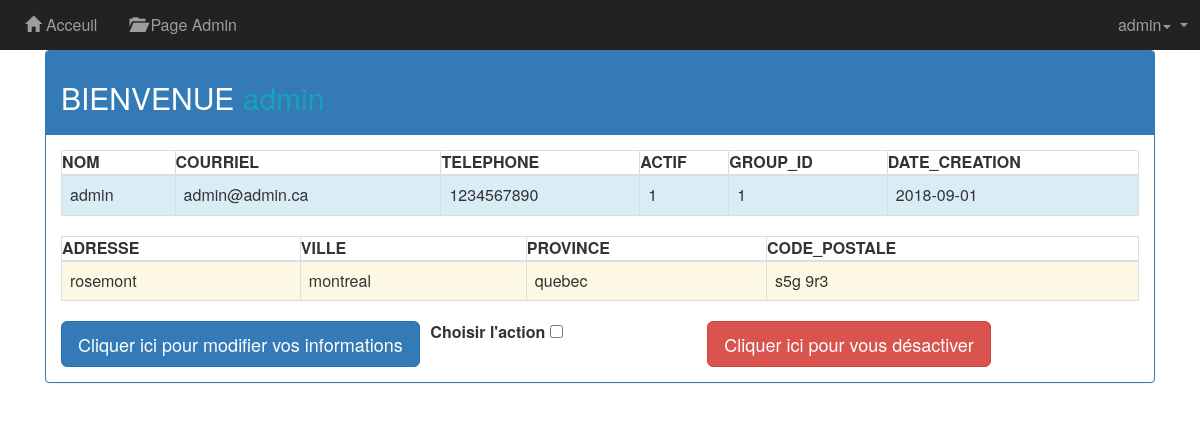
/vues/GestionBenevole.php (signed in), run on the app's committed database.
### tables this page shows
CREATE TABLE `membre` (
  `ID` int(11) NOT NULL,
  `NOM` varchar(255) NOT NULL,
  `COURRIEL` varchar(255) NOT NULL,
  `ADRESSE` varchar(255) NOT NULL,
  `VILLE` varchar(255) NOT NULL,
  `CODE_POSTALE` varchar(255) NOT NULL,
  `PROVINCE` varchar(255) NOT NULL,
  `TELEPHONE` varchar(255) NOT NULL,
  `MOT_DE_PASSE` varchar(255) DEFAULT NULL,
  `ACTIF` tinyint(1) DEFAULT '1',
  `GROUP_ID` int(8) DEFAULT NULL,
  `DATE_CREATION` date DEFAULT NULL,
  `NUM_JETON` tinyint(2) DEFAULT '0'
);

### modeles/config/MembreDAO.class.php (called while the page is built, shortened)
<?php
require_once("../modeles/classes/3-Membre.class.php");
class MembreDAO
{
	public static function findMembreByEmail($courriel)
	{
		$db = Database::getInstance();
		$pstmt = $db->prepare("SELECT * FROM membre WHERE COURRIEL = :x");
		$pstmt->execute(array(':x' => $courriel));
		$result = $pstmt->fetch(PDO::FETCH_OBJ);
		if ($result)
		{
			$c = new Membre();
			$c->loadFromObject($result);
			return $c;
		}
		return null;
	}
}
?>

### modeles/classes/3-Membre.class.php (called while the page is built, shortened)
<?php
class Membre
{
	private       $nom;
	private       $courriel;
	private       $adresse;
	private       $tel;
	private       $grId;
	private       $etat;
	private       $dateCreation;
		public function getNom()           { return $this->nom; }
		public function getAdresse()       { return $this->adresse; }
		public function getCourriel()      { return $this->courriel; }
		public function getTel()           { return $this->tel; }
		public function getGroupId()       { return $this->grId; }
		public function getEtat()          { return $this->etat; }
		public function getDt()            { return $this->dateCreation; }
		public function getVille()          { return $this->ville; }
		public function getCodePostal()    { return $this->codePostal; }
		public function getProvince()      { return $this->province; }
		public function loadFromObject($x)
		{
			$this->nom          = $x->NOM;
			$this->courriel     = $x->COURRIEL;
			$this->adresse      = $x->ADRESSE;
			$this->tel          = $x->TELEPHONE;
			$this->grId         = $x->GROUP_ID;
			$this->etat         = $x->ACTIF;
			$this->dateCreation = $x->DATE_CREATION;
			$this->ville         = $x->VILLE;
			$this->codePostal = $x->CODE_POSTALE;
			$this->province    = $x->PROVINCE;
		}
}
?>

### vues/GestionBenevole.php (the view, shortened to what this page needs)
<link rel="stylesheet" href="https://stackpath.bootstrapcdn.com/bootstrap/4.1.3/css/bootstrap.min.css">
<?php
require_once('../modeles/config/MembreDAO.class.php');
 include('header.php');
 include('navBar.php');
$membreDao = new MembreDAO();
$benevole = $_SESSION['userCourriel'];
$tab_Benevoles = $membreDao->findMembreByEmail($benevole);
 ?>
    <div class="container" ng-app>
        <div class="panel panel-primary">
            <div class="panel-heading">
            <marquee behavior="" direction="left"> <h2> BIENVENUE <span class="text-info"><?php echo $tab_Benevoles->getNom(); ?></span></h2></marquee>
            </div>
            <div class="panel-body">
                <table class="table table-striped table-bordered">
                    <thead>
                        <th>NOM</th>
                        <th>COURRIEL</th>
                        <th>TELEPHONE </th>
                        <th>ACTIF</th>
                        <th>GROUP_ID</th>
                        <th>DATE_CREATION</th>
                    </thead>
                    <tbody>
                        <tr class="info">
                            <td><?php echo $tab_Benevoles->getNom() ?></td>
                            <td><?php echo $tab_Benevoles->getCourriel() ;?></td>
                            <td><?php echo $tab_Benevoles->getTel();?></td>
                            <td><?php echo $tab_Benevoles->getEtat()  ;?></td>
                            <td><?php echo $tab_Benevoles->getGroupId();?></td>
                            <td><?php echo $tab_Benevoles->getDt() ;?></td>
                        </tr>
                        <tr>
                            <table class="table table-striped table-bordered">
                                <thead>
                                    <th>ADRESSE</th>
                                    <th>VILLE</th>
                                    <th>PROVINCE</th>
                                    <th>CODE_POSTALE</th>
                                </thead>
                                <tbody>
                                    <tr class="warning">
                                        <td><?php echo $tab_Benevoles->getAdresse();?></td>
                                        <td><?php echo $tab_Benevoles->getVille(); ?></td>
                                        <td><?php echo $tab_Benevoles->getProvince();?></td>
                                        <td><?php echo $tab_Benevoles->getCodePostal();?></td>
                                    </tr>
                                </tbody>
                            </table>
                            <div class="row">
                                <div class="col-sm-4 col-offset-4">
                                <button type="button" ng-show="showHide1" class="btn btn-primary btn-lg" data-toggle="modal" data-target="#modalModification"> Cliquer ici pour modifier vos informations </button>
                                </div>
                                <div class="col-sm-3">
                                <label for="action">Choisir l'action</label>
                                <input type="checkbox" name="" ng-Model="showHide1">
                                </div>
                                <div class="col-sm-4 col-offset-4">
                                <button type="button" ng-show="showHide1" class="btn btn-danger btn-lg" data-toggle="modal" data-target="#myModal"> Cliquer ici pour vous désactiver </button>
                                </div>
                            </div>
                        </tr>
                    </tbody>
                </table>
            </div>
        </div>
    </div>
 <?php include('footer.php') ?>

### styles-CSS/NavBarCSS.css (style rules this page uses)
body { font-size: 16px; }

### styles-CSS/Page-damin.CSS.css (style rules this page uses)
.latest .table>tbody>tr>td, .table>tbody>tr>th, .table>tfoot>tr>td, .table>tfoot>tr>th, .table>thead>tr>td, .table>thead>tr>th { padding: 0px; }

### data on the page
membre: NOM "admin", COURRIEL "admin@admin.ca", TELEPHONE "1234567890", ACTIF "1", GROUP_ID "1", DATE_CREATION "2018-09-01", ADRESSE "rosemont", VILLE "montreal", PROVINCE "quebec", CODE_POSTALE "s5g 9r3"

### other printed values
$_SESSION['userName'] "admin"
